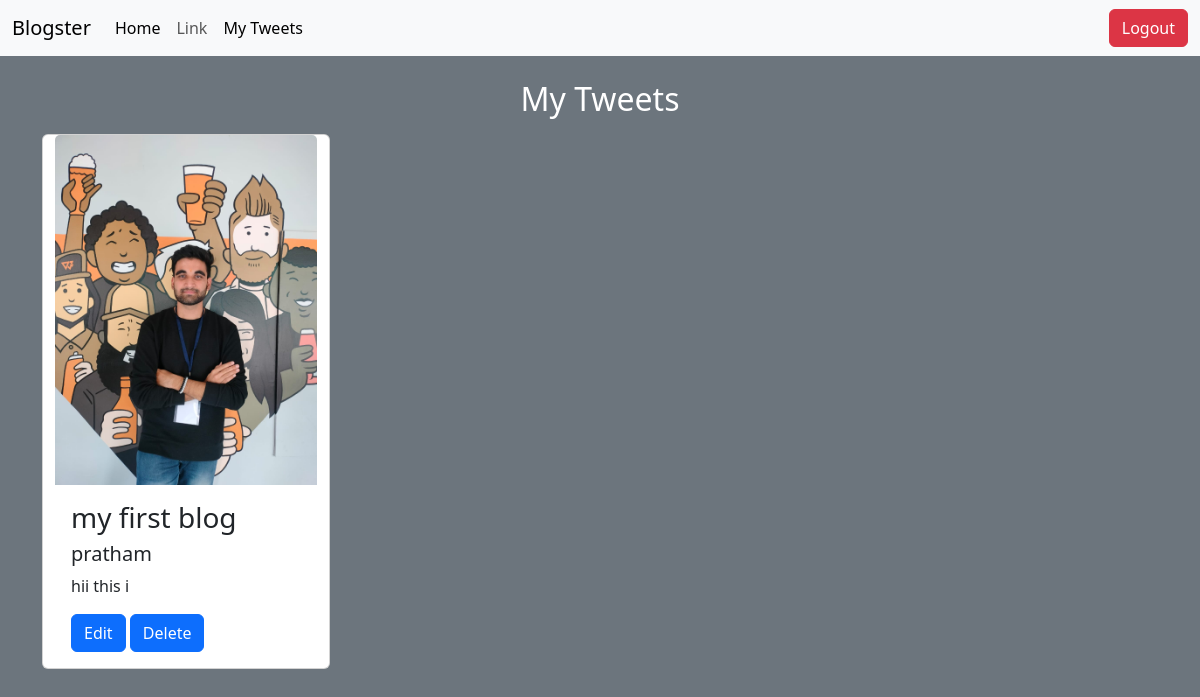
/tweet/mytweet/ (signed in), run on the app's committed database.
### tweet/models.py (models this page shows, shortened)
class Tweet(models.Model):
    user= models.ForeignKey(User,on_delete=models.CASCADE)
    title=models.TextField(max_length=240,default='my first blog')
    text=models.TextField(max_length=240)
    photo=models.ImageField(upload_to='photos/',blank=True,null=True)
    created_at=models.DateTimeField(auto_now_add=True)
    updated_at=models.DateTimeField( auto_now=True)

### tweet/views.py (the view)
# urls.py: path('mytweet/',views.my_tweets,name='my_tweets')
@login_required
def my_tweets(request):
    tweets = Tweet.objects.filter(user=request.user).order_by('-created_at')  # optional sorting
    return render(request, 'mytweet.html', {'tweets': tweets})

### tweet/templates/mytweet.html (shortened to what this page needs)
{% extends "layout.html" %}
{% block content %}
<h2 class="text-center mt-4">My Tweets</h2>
<div class="container mt-3">
  {% if tweets %}
  <div class= "container row gap-3">
    {% for tweet in tweets  %}
    <div class="card" style="width: 18rem;">
  <a href="{%url 'tweet' tweet.user.id%}">
  <img src="{{tweet.photo.url}}" class="card-img-top" alt="...">
  </a>
  <div class="card-body">
    <h3 class="card-title">{{tweet.title}}</h5>
    <h5 class="card-title">{{tweet.user.username}}</h5>
    <p class="card-text">{{tweet.text|slice:":10"}}</p>
    {% if tweet.user.id == user.id %}
    <a href="{% url 'tweet_edit' tweet.id%}" class="btn btn-primary">Edit</a>
    <a href="{% url 'tweet_delete' tweet.id%}" class="btn btn-primary">Delete</a>
    {% endif %}
  </div>
</div>
    {% endfor %}
</div>
  {% else %}
    <p class="text-center">You haven't posted any tweets yet.</p>
  {% endif %}
</div>
{% endblock %}

### data on the page
Tweet: photo (placeholder picture), title "my first blog", user.username "pratham", text "hii this i", shows "Edit"
